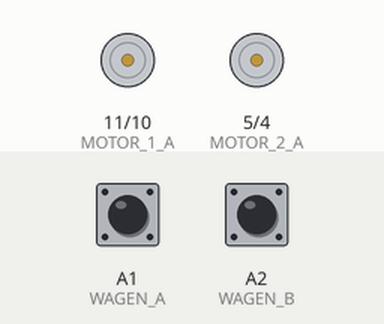
Simulated run of this sketch. Board: Arduino Uno, built with avr-gcc and run on an emulated ATmega328P. Shown: motor-driver pin pairs drawn as motors (green arrow = first pin HIGH = forward, orange = second pin HIGH = backward, longer = more drive, scaled by the enable pin). The test bench sets the inputs (shaded band); at power-on: A1 (WAGEN_A) HIGH, A2 (WAGEN_B) HIGH.

Above: at 1.2 s.
1.3 s: A1 (WAGEN_A) pulled LOW for 0.15 s
At 1.4 s:
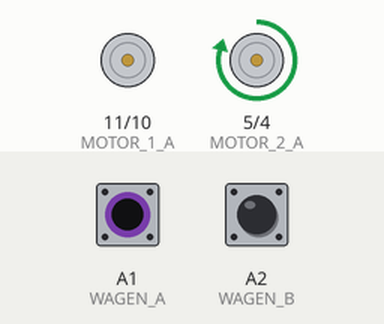
3.0 s: A2 (WAGEN_B) pulled LOW for 0.15 s
At 3.1 s:
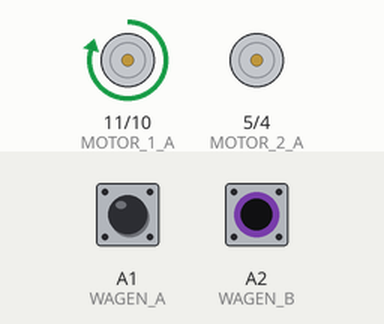
4.7 s: A2 (WAGEN_B) pulled LOW for 3.2 s
At 8.7 s:
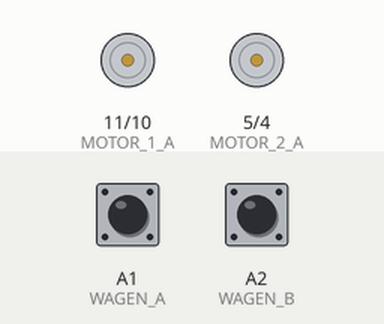
9.4 s: A1 (WAGEN_A) pulled LOW for 3.2 s
At 9.9 s:
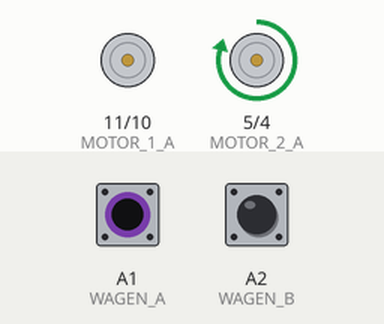
14.1 s: A1 (WAGEN_A) driven LOW and A2 (WAGEN_B) driven LOW
At 14.7 s:
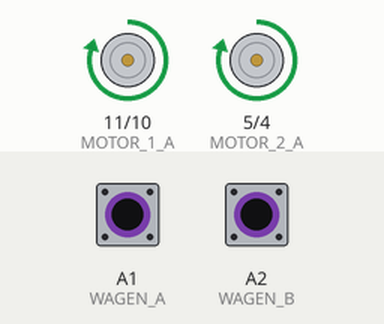
Timing chart, 0 to 16.6 s (numbered marks = the images above; inputs shaded):
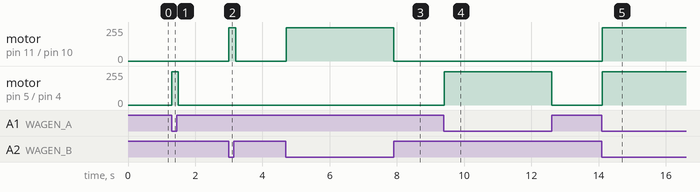

The sketch:

dcmotor_test.ino
```cpp
#define ENABLE_1 9
#define MOTOR_1_A 11
#define MOTOR_1_B 10

#define ENABLE_2 6
#define MOTOR_2_A 5
#define MOTOR_2_B 4

#define WAGEN_A A1
#define WAGEN_B A2
#define GREIFER_POS A3

void setup() {
  Serial.begin(9600);
  pinMode(ENABLE_1, OUTPUT);
  pinMode(MOTOR_1_A, OUTPUT);
  pinMode(MOTOR_1_B, OUTPUT);

  pinMode(ENABLE_2, OUTPUT);
  pinMode(MOTOR_2_A, OUTPUT);
  pinMode(MOTOR_2_B, OUTPUT);

  pinMode(WAGEN_A, INPUT_PULLUP);
  pinMode(WAGEN_B, INPUT_PULLUP);
  pinMode(GREIFER_POS, INPUT_PULLUP);
}

void loop() {
  // Full forward:


  analogWrite(ENABLE_2, 250);
  analogWrite(ENABLE_1, 250);
  // Speed control:

  if (!digitalRead(WAGEN_B)) {

    digitalWrite(MOTOR_1_A, HIGH);
    digitalWrite(MOTOR_1_B, LOW);
  } else {
    digitalWrite(MOTOR_1_A, LOW);
    digitalWrite(MOTOR_1_B, LOW);
  }


  if (!digitalRead(WAGEN_A)) {
    digitalWrite(MOTOR_2_A, HIGH);
    digitalWrite(MOTOR_2_B, LOW);
  }   else {
      digitalWrite(MOTOR_2_A, LOW);
    digitalWrite(MOTOR_2_B, LOW);
  }


  // if (digitalRead(GREIFER_POS)) {
  //   Serial.print(digitalRead(GREIFER_POS));
  //   Serial.print(' ');
  // }
  // if (!digitalRead(WAGEN_A)) {
  //   Serial.println(digitalRead(WAGEN_A));
  // }

  delay(100);
}
```

Measured:
- after the input at 1.3 s, motor on pin 5 (MOTOR_2_A) / pin 4 (MOTOR_2_B): stopped → forward 250/255 at once, → stopped 0.20 s later
- after the input at 3.0 s, motor on pin 11 (MOTOR_1_A) / pin 10 (MOTOR_1_B): stopped → forward 250/255 at once, → stopped 0.20 s later
- after the input at 4.7 s, motor on pin 11 (MOTOR_1_A) / pin 10 (MOTOR_1_B): stopped → forward 250/255 at once, → stopped 3.2 s later
- after the input at 9.4 s, motor on pin 5 (MOTOR_2_A) / pin 4 (MOTOR_2_B): stopped → forward 250/255 at once, → stopped 3.2 s later
- after the input at 14.1 s, motor on pin 11 (MOTOR_1_A) / pin 10 (MOTOR_1_B), motor on pin 5 (MOTOR_2_A) / pin 4 (MOTOR_2_B): stopped → forward 250/255 at once
